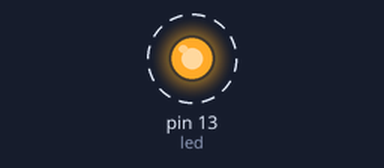
Simulated run of this sketch. Board: Arduino Uno, built with avr-gcc and run on an emulated ATmega328P. Parts: output pins drawn as LEDs (lit = HIGH). Dashed ring = blinking.

Above: at 0.5 s.
Timing chart, 0 to 3.5 s (numbered marks = the images above):
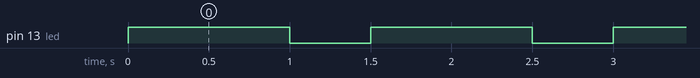

The sketch:

P04_blink_delay_custom.ino
```cpp
int dEncendido = 1000;
int dApagado = 500;
int led = 13;
void setup() {
  pinMode(led,OUTPUT);
}

void loop() {
  // put your main code here, to run repeatedly:
  digitalWrite(led,1);
  delay(dEncendido);
  digitalWrite(led,0);
    delay(dApagado);
}
```

Measured:
- by itself, pin 13 (led): alternates HIGH for 1.0 s and LOW for 0.50 s
